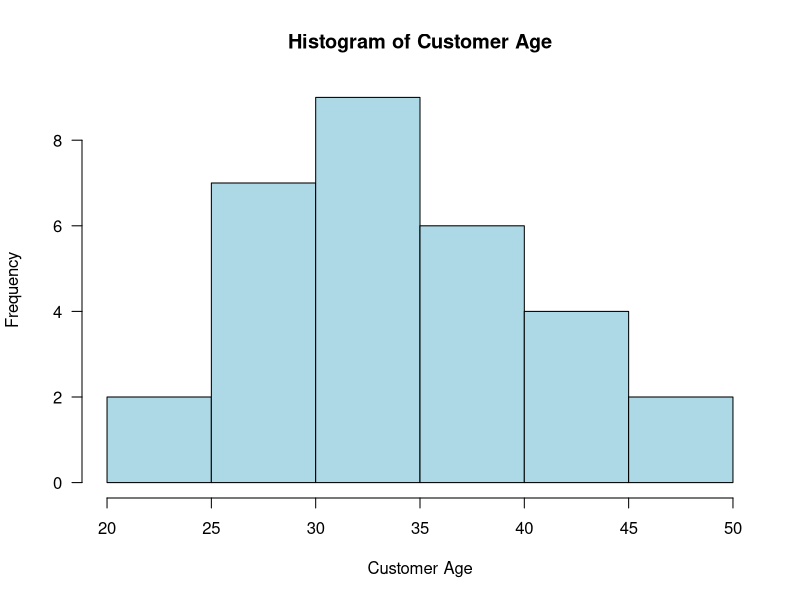
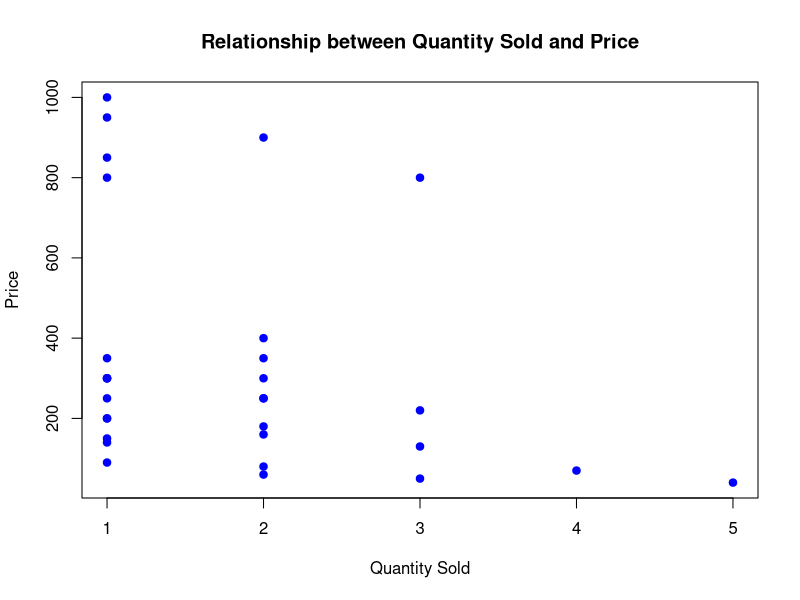

Source code (R) for these figures, in order:
## ---- chunk 1
setwd("~/DATA311/assignment0")
sales = read.csv("sales_data.csv")

#6. Displaying first few rows of the data
head(sales)
# Displaying data structure
str(sales)

#7. Removing duplicate rows from the dataset
unique(sales)

#8. Checking for missing values (none)
which(is.na(sales))

#9. Filtering dataset to display only sales made in New York
sales_ny = sales[sales$Store.Location == "New York", ]
sales_ny

#10. Filtering data to find the date when highest total was recorded
sales_by_date = aggregate(Total.Sales ~ Date, data = sales_ny, sum)
max_sale_date = sales_by_date[which.max(sales_by_date$Total.Sales), ]
max_sale_date

#11. Determining most frequently used payment method by customers
pm_count = table(sales_ny$Payment.Method)
most_frequent_pm = names(pm_count)[which.max(pm_count)]
most_frequent_pm
## ---- chunk 2
#12. Histogram of Customer Age
hist(sales$Customer.Age,
     main = "Histogram of Customer Age",
     xlab = "Customer Age",
     col = "lightblue",
     border = "black",
     las = 1)
## ---- chunk 3
#| label: fig-scatter-plot
#| fig-cap: "Scatter plot of the relationship between Quantity Sold and Price"
#13. Scatter plot of Quantity Sold and Price 
plot(sales$Quantity.Sold, sales$Price,
     xlab = "Quantity Sold",
     ylab = "Price",
     main = "Relationship between Quantity Sold and Price",
     pch = 19,
     col = "blue")
